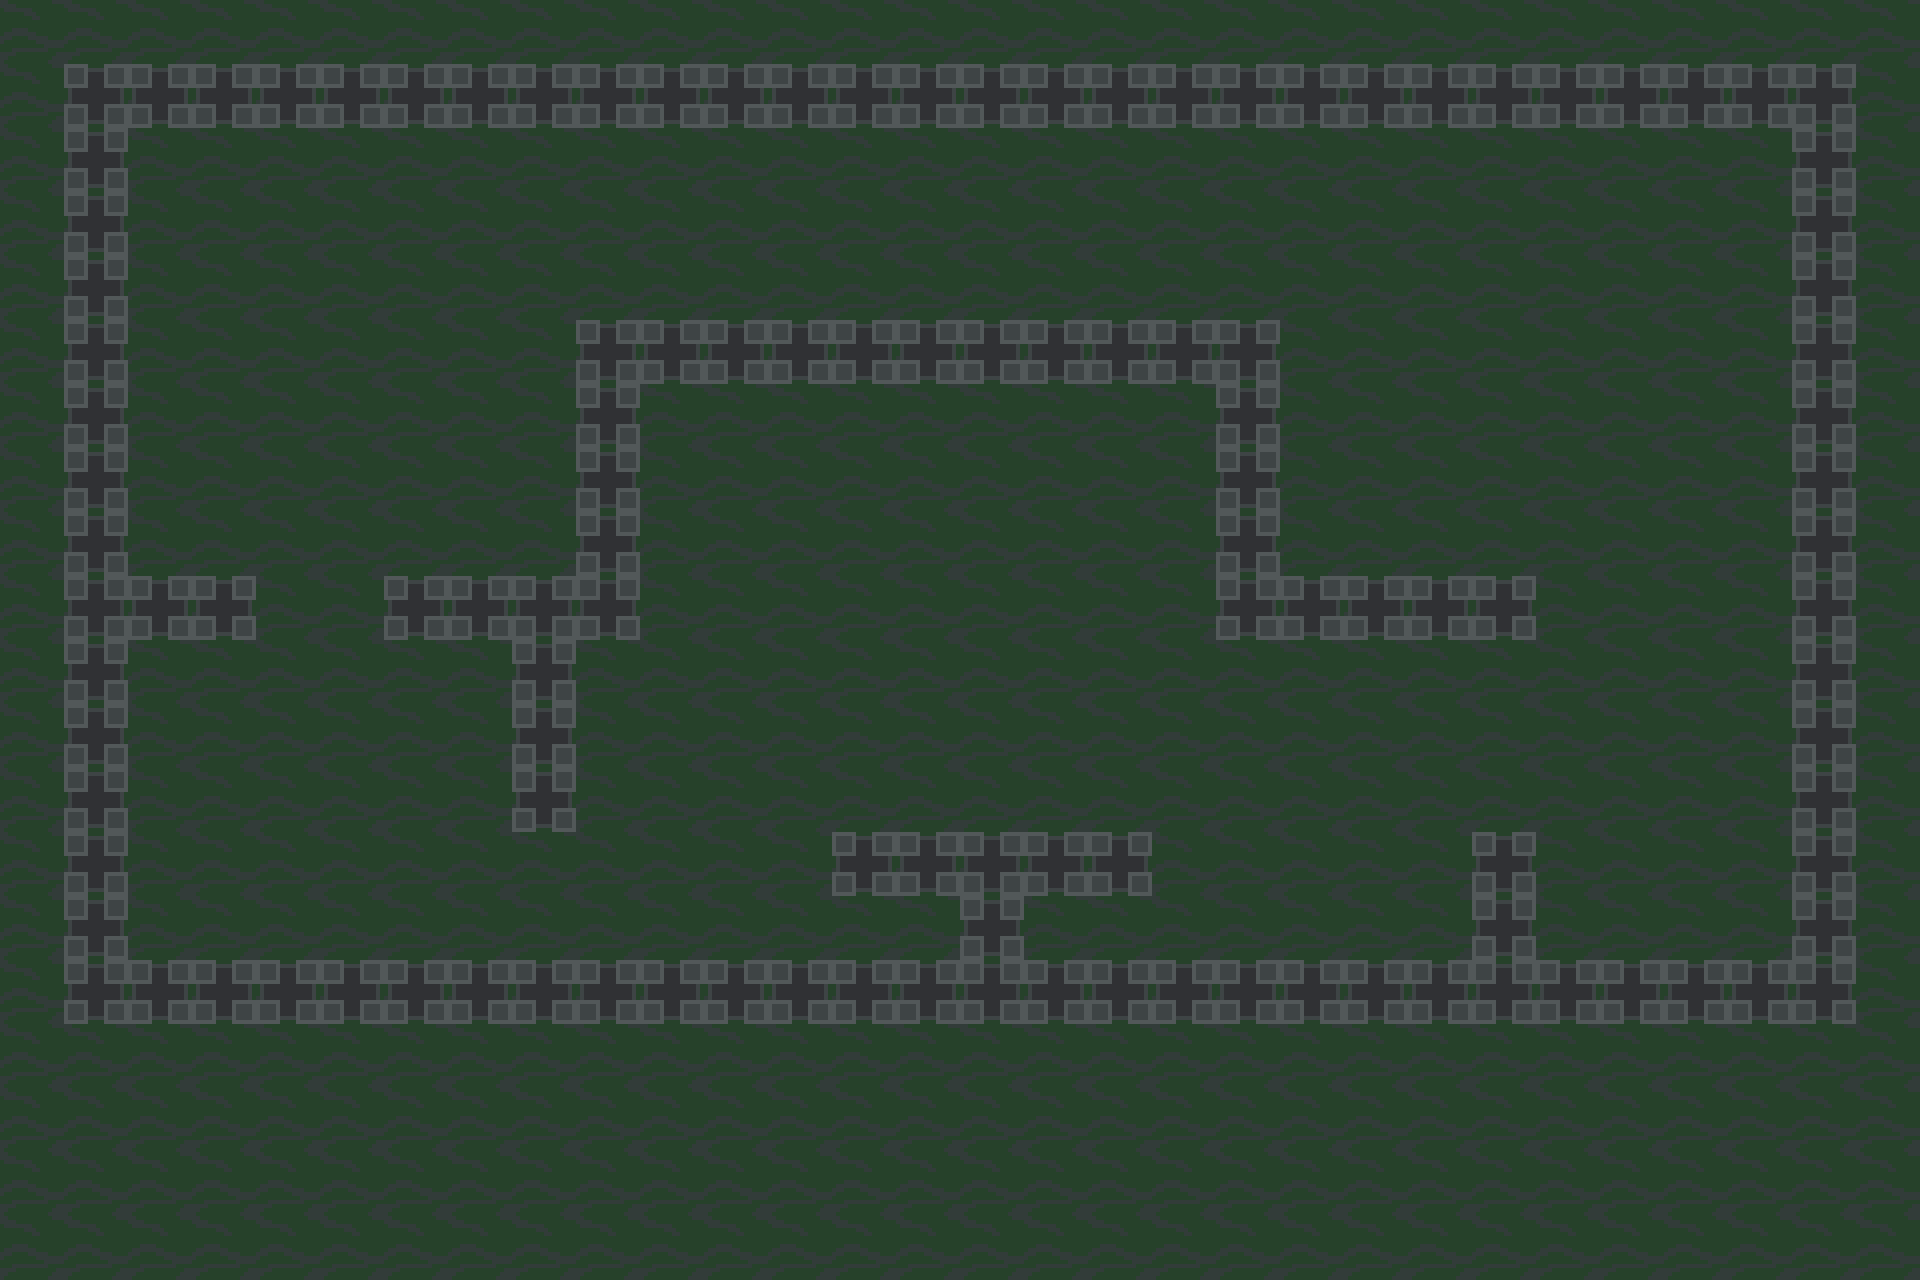

The image is a tile-based game level rendered from a .tmx file. Its description and source (layers, tilesets, objects; grid data summarised) follow:
An orthogonal 30x20 tile map with 64x64 px tiles, 1 tile layer (Calque de Tuiles 1).

<map version="1.10" tiledversion="1.10.1" orientation="orthogonal" renderorder="right-down" width="30" height="20" tilewidth="64" tileheight="64" infinite="0" nextlayerid="2" nextobjectid="1">
 <tileset firstgid="1" source="images/tilemap/tileset.tsx" />
 <layer id="1" name="Calque de Tuiles 1" width="30" height="20">
  <data>[600 cells, 600 non-empty, 2 distinct tile ids]</data>
 </layer>
</map>